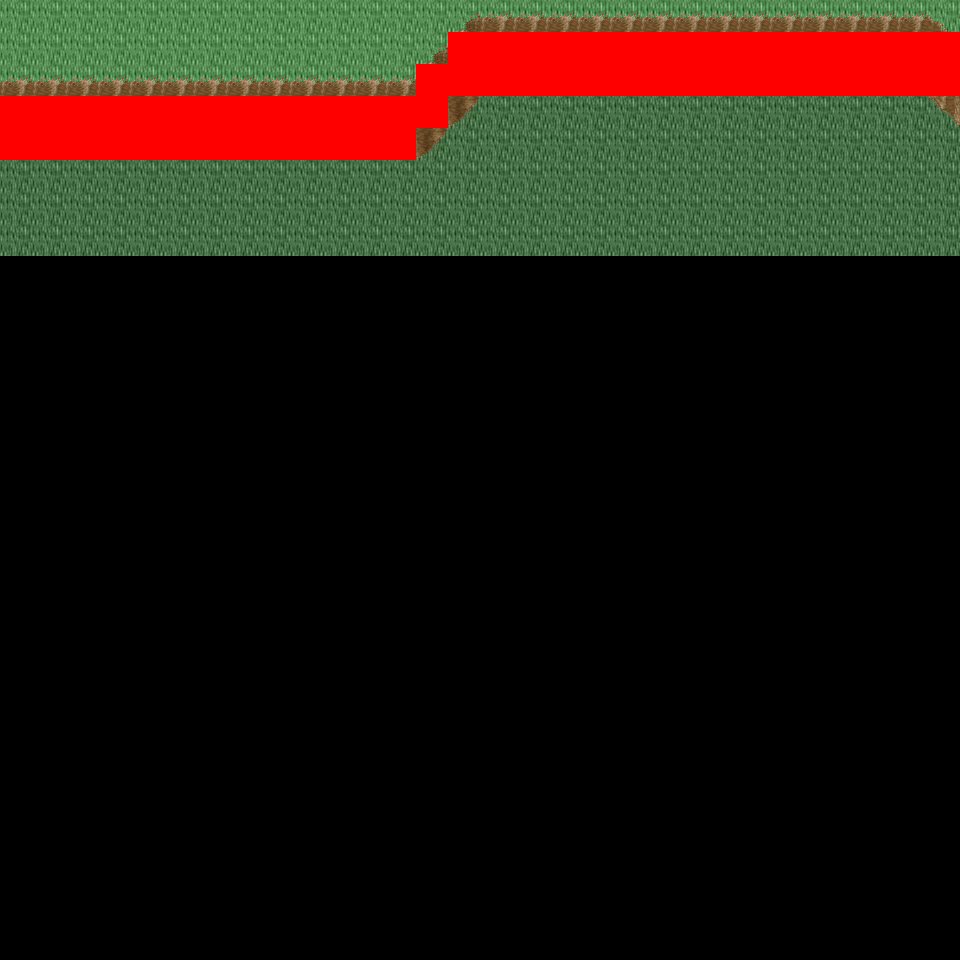

This is a level from a 2D game, rendered from its Tiled map with the project's own tilesets. A one-line summary and the map file follow, with tile-layer data summarised:
An orthogonal 30x30 tile map with 32x32 px tiles, 6 tile layers (Ground, Object, Object2, Above, ...), 29 tilesets and 5 objects (5x mapExit).

<map version="1.0" orientation="orthogonal" renderorder="right-down" width="30" height="30" tilewidth="32" tileheight="32" nextobjectid="6">
  <tileset firstgid="1" name="tileset_logic_collision" tilewidth="32" tileheight="32" tilecount="1" columns="1">
    <image source="../drawable/tileset_logic_collision.png" width="32" height="32" />
  </tileset>
  <tileset firstgid="2" name="tileset_ground_ground" tilewidth="32" tileheight="32" tilecount="33" columns="3">
    <image source="../drawable/tileset_ground_ground.png" width="96" height="352" />
  </tileset>
  <tileset firstgid="35" name="tileset_building_castle" tilewidth="32" tileheight="32" tilecount="320" columns="20">
    <image source="../drawable/tileset_building_castle.png" width="640" height="512" />
  </tileset>
  <tileset firstgid="355" name="tileset_ground_grass_corners" tilewidth="32" tileheight="32" tilecount="24" columns="6">
    <image source="../drawable/tileset_ground_grass_corners.png" width="192" height="128" />
  </tileset>
  <tileset firstgid="379" name="tileset_ground_grass_edges" tilewidth="32" tileheight="32" tilecount="36" columns="12">
    <image source="../drawable/tileset_ground_grass_edges.png" width="384" height="96" />
  </tileset>
  <tileset firstgid="415" name="tileset_ground_water_pool" tilewidth="32" tileheight="32" tilecount="72" columns="3">
    <image source="../drawable/tileset_ground_water_pool.png" width="96" height="768" />
  </tileset>
  <tileset firstgid="487" name="tileset_ground_earth_edges" tilewidth="32" tileheight="32" tilecount="18" columns="6">
    <image source="../drawable/tileset_ground_earth_edges.png" width="192" height="96" />
  </tileset>
  <tileset firstgid="505" name="tileset_item_weapon_cannon" tilewidth="32" tileheight="32" tilecount="12" columns="3">
    <image source="../drawable/tileset_item_weapon_cannon.png" width="96" height="128" />
  </tileset>
  <tileset firstgid="517" name="tileset_item_pot_barrels_1" tilewidth="32" tileheight="32" tilecount="8" columns="4">
    <image source="../drawable/tileset_item_pot_barrels_1.png" width="128" height="64" />
  </tileset>
  <tileset firstgid="525" name="tileset_ground_cobbled_paving" tilewidth="32" tileheight="32" tilecount="1" columns="1">
    <image source="../drawable/tileset_ground_cobbled_paving.png" width="32" height="32" />
  </tileset>
  <tileset firstgid="526" name="tileset_ground_ridge_earth_pale" tilewidth="32" tileheight="32" tilecount="96" columns="12">
    <image source="../drawable/tileset_ground_ridge_earth_pale.png" width="384" height="256" />
  </tileset>
  <tileset firstgid="622" name="tileset_plant_bushes_and_trees" tilewidth="32" tileheight="32" tilecount="144" columns="16">
    <image source="../drawable/tileset_plant_bushes_and_trees.png" width="512" height="289" />
  </tileset>
  <tileset firstgid="766" name="tileset_plant_bush_leafy_2" tilewidth="32" tileheight="32" tilecount="12" columns="6">
    <image source="../drawable/tileset_plant_bush_leafy_2.png" width="192" height="64" />
  </tileset>
  <tileset firstgid="778" name="tileset_plant_bush_flowering" tilewidth="32" tileheight="32" tilecount="72" columns="8">
    <image source="../drawable/tileset_plant_bush_flowering.png" width="256" height="288" />
  </tileset>
  <tileset firstgid="850" name="tileset_plant_stump_small_stump" tilewidth="32" tileheight="32" tilecount="4" columns="2">
    <image source="../drawable/tileset_plant_stump_small_stump.png" width="64" height="64" />
  </tileset>
  <tileset firstgid="854" name="tileset_plant_tree_fall_trees" tilewidth="32" tileheight="32" tilecount="40" columns="8">
    <image source="../drawable/tileset_plant_tree_fall_trees.png" width="256" height="160" />
  </tileset>
  <tileset firstgid="894" name="tileset_logic_creature_animal" tilewidth="32" tileheight="32" tilecount="32" columns="8">
    <image source="../drawable/tileset_logic_creature_animal.png" width="256" height="128" />
  </tileset>
  <tileset firstgid="926" name="tileset_logic_creature_rodent" tilewidth="32" tileheight="32" tilecount="8" columns="8">
    <image source="../drawable/tileset_logic_creature_rodent.png" width="256" height="32" />
  </tileset>
  <tileset firstgid="934" name="tileset_plant_vine" tilewidth="32" tileheight="32" tilecount="3" columns="1">
    <image source="../drawable/tileset_plant_vine.png" width="32" height="96" />
  </tileset>
  <tileset firstgid="937" name="tileset_building_cottage" tilewidth="32" tileheight="32" tilecount="256" columns="16">
    <image source="../drawable/tileset_building_cottage.png" width="512" height="512" />
  </tileset>
  <tileset firstgid="1193" name="tileset_building_roof_thatched_roof" tilewidth="32" tileheight="32" tilecount="256" columns="16">
    <image source="../drawable/tileset_building_roof_thatched_roof.png" width="512" height="512" />
  </tileset>
  <tileset firstgid="1449" name="tileset_building_window_windows" tilewidth="32" tileheight="32" tilecount="256" columns="16">
    <image source="../drawable/tileset_building_window_windows.png" width="512" height="512" />
  </tileset>
  <tileset firstgid="1705" name="tileset_building_door_doors" tilewidth="32" tileheight="32" tilecount="256" columns="16">
    <image source="../drawable/tileset_building_door_doors.png" width="512" height="512" />
  </tileset>
  <tileset firstgid="1961" name="tileset_building_fence_fence_wooden" tilewidth="32" tileheight="32" tilecount="12" columns="3">
    <image source="../drawable/tileset_building_fence_fence_wooden.png" width="96" height="128" />
  </tileset>
  <tileset firstgid="1973" name="tileset_ground_ground_3" tilewidth="32" tileheight="32" tilecount="5" columns="5">
    <image source="../drawable/tileset_ground_ground_3.png" width="160" height="32" />
  </tileset>
  <tileset firstgid="1978" name="tileset_plant_tree_tree_darkgreen" tilewidth="32" tileheight="32" tilecount="88" columns="8">
    <image source="../drawable/tileset_plant_tree_tree_darkgreen.png" width="256" height="352" />
  </tileset>
  <tileset firstgid="2066" name="tileset_logic_portal" tilewidth="32" tileheight="32" tilecount="24" columns="8">
    <image source="../drawable/tileset_logic_portal.png" width="256" height="96" />
  </tileset>
  <tileset firstgid="2090" name="tileset_building_decoration_magician_banner" tilewidth="32" tileheight="32" tilecount="3" columns="3">
    <image source="../drawable/tileset_building_decoration_magician_banner.png" width="96" height="32" />
  </tileset>
  <tileset firstgid="2093" name="tileset_ground_ladder_vertical_dark" tilewidth="32" tileheight="32" tilecount="3" columns="3">
    <image source="../drawable/tileset_ground_ladder_vertical_dark.png" width="96" height="32" />
  </tileset>
  <layer name="Ground" width="30" height="30">
    <data>[900 cells, 240 non-empty, 2 distinct tile ids]</data>
  </layer>
  <layer name="Object" width="30" height="30">
    <data>[900 cells, 93 non-empty, 11 distinct tile ids]</data>
  </layer>
  <layer name="Object2" width="30" height="30">
    <data>[900 cells, 0 non-empty, 0 distinct tile ids]</data>
  </layer>
  <layer name="Above" width="30" height="30">
    <data>[900 cells, 0 non-empty, 0 distinct tile ids]</data>
  </layer>
  <layer name="Above2" width="30" height="30">
    <data>[900 cells, 0 non-empty, 0 distinct tile ids]</data>
  </layer>
  <layer name="Walkable" width="30" height="30">
    <data>[900 cells, 60 non-empty, 1 distinct tile ids]</data>
  </layer>
  <objectgroup name="MapEvents">
    <object id="1" name="north" type="mapExit" x="0" y="0" width="960" height="32">
      <properties>
        <property name="map" value="level_0_x35_y79" />
        <property name="x" value="0" />
        <property name="y" value="28" />
      </properties>
    </object>
    </objectgroup>
</map>
<!-- 4 of 5 objects omitted -->
